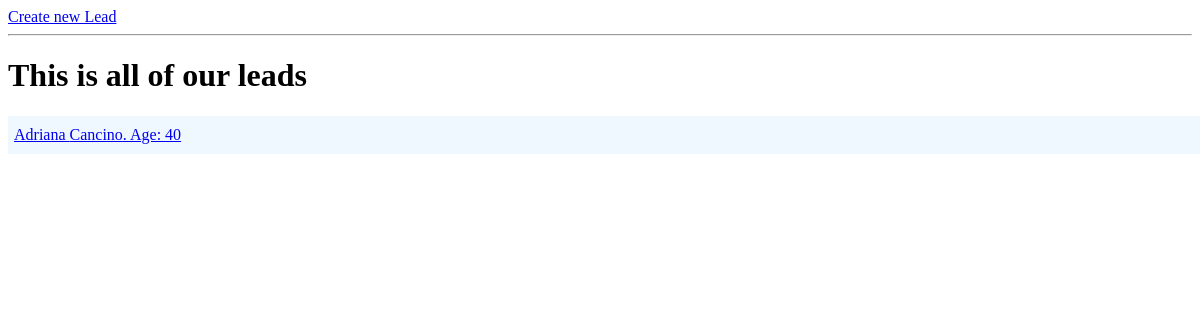
Page /leads/ on the earlier database version.
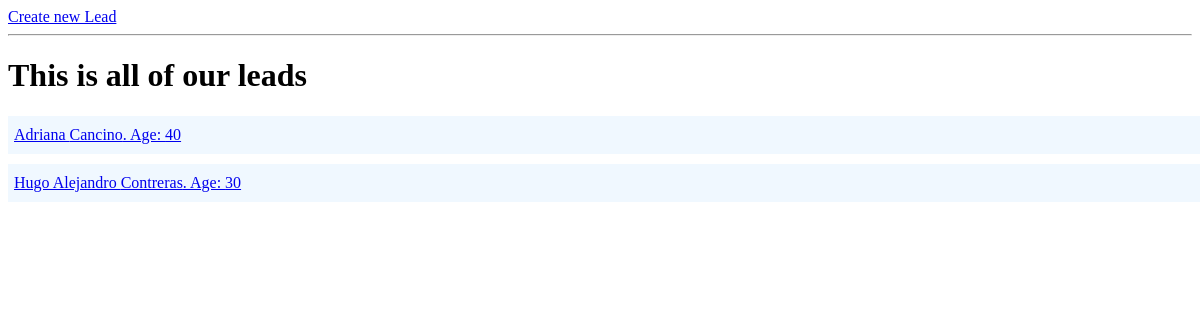
Same page on the later database version.
### leads/models.py (models this page shows, shortened)
class Lead(models.Model):
    first_name = models.CharField(max_length=20)
    last_name = models.CharField(max_length=20)
    age = models.IntegerField(default=0)
    agent = models.ForeignKey("Agent", on_delete=models.CASCADE)

### leads/views.py (the view)
# urls.py: path('', lead_list),
def lead_list(request):
    leads = Lead.objects.all()
    context = {
        "leads": leads
    }
    return render(request, "leads/lead_list.html", context)

### leads/templates/leads/lead_list.html (shortened to what this page needs)
<!DOCTYPE html>
<html lang="en">
<head>
</head>
<body>
    <a href="/leads/create">Create new Lead</a>
    <hr />
    <h1>This is all of our leads</h1>
    {% for lead in leads %}
        <div class="lead">
            <a href="/leads/{{ lead.pk }}">{{ lead.first_name }} {{ lead.last_name }}. Age: {{ lead.age }}</a>
        </div>
    {% endfor %}
</body>
</html>

Differences in the rows shown:
added Lead: first_name "Hugo Alejandro", last_name "Contreras", age "30"
